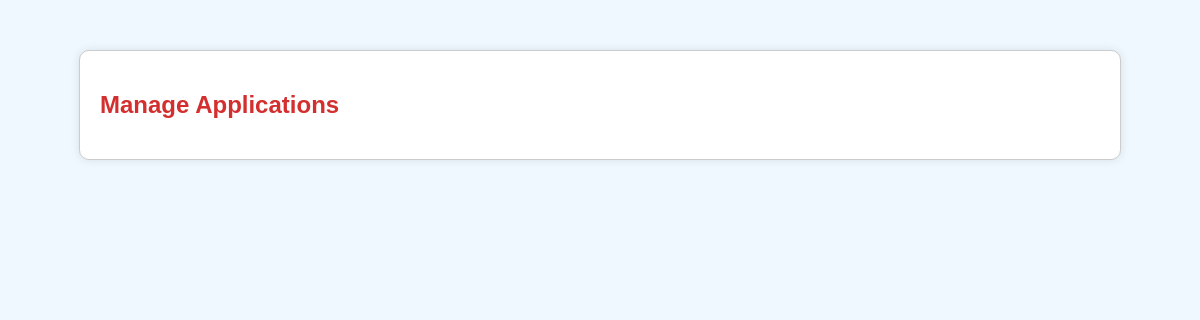
Page /manage_applications/ (signed in) on the earlier database version.
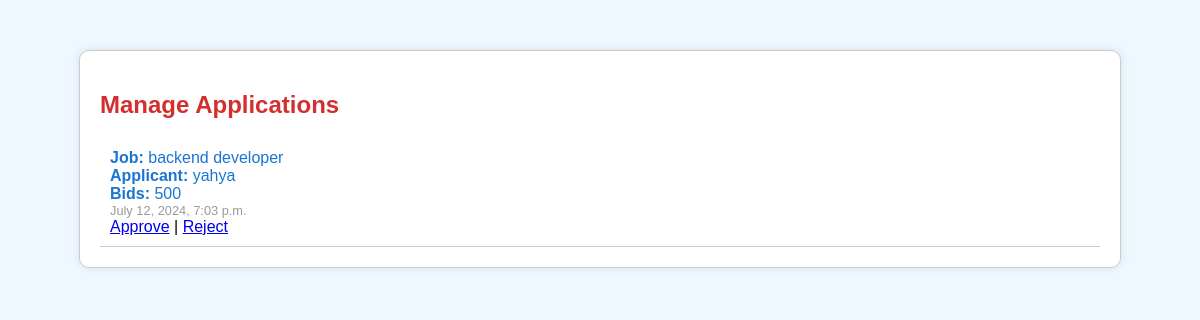
Same page on the later database version.
### job_portal/models.py (models this page shows)
class JobApplication(models.Model):
    job = models.ForeignKey(Job, on_delete=models.CASCADE)
    applicant = models.ForeignKey(CustomUser, on_delete=models.CASCADE)
    bid_count = models.PositiveIntegerField()
    is_approved = models.BooleanField(default=False)
    created_at = models.DateTimeField(auto_now_add=True)

class Job(models.Model):
    employer = models.ForeignKey(CustomUser, on_delete=models.CASCADE)
    title = models.CharField(max_length=200)
    description = models.TextField()
    created_at = models.DateTimeField(auto_now_add=True)

class CustomUser(AbstractUser):
    is_job_finder = models.BooleanField(default=False)
    is_employer = models.BooleanField(default=False)

### job_portal/views.py (the view)
# urls.py: path('manage_applications/', manage_applications, name='manage_applications'),
def manage_applications(request):
    applications = JobApplication.objects.filter(job__employer=request.user)
    return render(request, 'job_portal/manage_applications.html', {'applications': applications})

### job_portal/templates/job_portal/manage_applications.html (shortened to what this page needs)
<!DOCTYPE html>
<html>
<head>
</head>
<body>
    <div class="container">
        <h2>Manage Applications</h2>
        {% for application in applications %}
        <div class="application">
            <p><strong>Job:</strong> {{ application.job.title }}</p>
            <p><strong>Applicant:</strong> {{ application.applicant.username }}</p>
            <p><strong>Bids:</strong> {{ application.bid_count }}</p>
            <p class="timestamp">{{ application.created_at }}</p>
            <a href="{% url 'approve_application' application.id %}">Approve</a> |
            <a href="{% url 'reject_application' application.id %}">Reject</a>
        </div>
        {% endfor %}
    </div>
</body>
</html>

### job_portal/templates/job_portal/manage_applications.html (style rules this page uses)
body { font-family: Arial, sans-serif; background-color: #f0f8ff; }
.container { max-width: 1000px; margin: 50px auto; padding: 20px; background-color: #fff; border: 1px solid #ccc; border-radius: 10px; box-shadow: 0 0 10px rgba(0, 0, 0, 0.1); }
h2 { color: #d32f2f; }
.application { padding: 10px; border-bottom: 1px solid #ccc; }
.application p { margin: 0; color: #1976d2; }
.application .timestamp { font-size: 0.8em; color: #999; }

Differences in the rows shown:
added JobApplication: job "backend developer", applicant.username "yahya", bid_count "500", created_at "July 12, 2024, 7:03 p.m."
